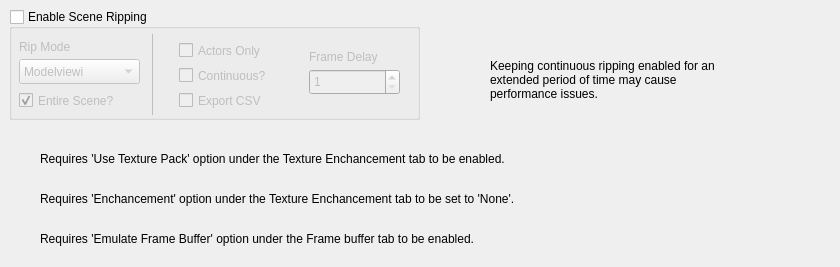
     <widget class="QWidget" name="ripperTab">
      <attribute name="title">
       <string>Scene Ripping</string>
      </attribute>
      <widget class="QGroupBox" name="ripperGroupBox">
       <property name="enabled">
        <bool>true</bool>
       </property>
       <property name="geometry">
        <rect>
         <x>9</x>
         <y>9</y>
         <width>411</width>
         <height>111</height>
        </rect>
       </property>
       <property name="sizePolicy">
        <sizepolicy hsizetype="Fixed" vsizetype="Fixed">
         <horstretch>0</horstretch>
         <verstretch>0</verstretch>
        </sizepolicy>
       </property>
       <property name="focusPolicy">
        <enum>Qt::StrongFocus</enum>
       </property>
       <property name="layoutDirection">
        <enum>Qt::LeftToRight</enum>
       </property>
       <property name="title">
        <string>Enable Scene Ripping</string>
       </property>
       <property name="checkable">
        <bool>true</bool>
       </property>
       <property name="checked">
        <bool>false</bool>
       </property>
       <widget class="QComboBox" name="ripperRipmodeComboBox">
        <property name="enabled">
         <bool>true</bool>
        </property>
        <property name="geometry">
         <rect>
          <x>10</x>
          <y>50</y>
          <width>121</width>
          <height>25</height>
         </rect>
        </property>
        <property name="editable">
         <bool>false</bool>
        </property>
        <item>
         <property name="text">
          <string>Modelviewi</string>
         </property>
        </item>
        <item>
         <property name="text">
          <string>0</string>
         </property>
        </item>
        <item>
         <property name="text">
          <string>1</string>
         </property>
        </item>
        <item>
         <property name="text">
          <string>2</string>
         </property>
        </item>
        <item>
         <property name="text">
          <string>3</string>
         </property>
        </item>
        <item>
         <property name="text">
          <string>4</string>
         </property>
        </item>
        <item>
         <property name="text">
          <string>5</string>
         </property>
        </item>
        <item>
         <property name="text">
          <string>6</string>
         </property>
        </item>
        <item>
         <property name="text">
          <string>7</string>
         </property>
        </item>
        <item>
         <property name="text">
          <string>8</string>
         </property>
        </item>
        <item>
         <property name="text">
          <string>9</string>
         </property>
        </item>
        <item>
         <property name="text">
          <string>10</string>
         </property>
        </item>
        <item>
         <property name="text">
          <string>11</string>
         </property>
        </item>
        <item>
         <property name="text">
          <string>12</string>
         </property>
        </item>
        <item>
         <property name="text">
          <string>13</string>
         </property>
        </item>
        <item>
         <property name="text">
          <string>14</string>
         </property>
        </item>
        <item>
         <property name="text">
          <string>15</string>
         </property>
        </item>
        <item>
         <property name="text">
          <string>16</string>
         </property>
        </item>
        <item>
         <property name="text">
          <string>17</string>
         </property>
        </item>
        <item>
         <property name="text">
          <string>18</string>
         </property>
        </item>
        <item>
         <property name="text">
          <string>19</string>
         </property>
        </item>
        <item>
         <property name="text">
          <string>20</string>
         </property>
        </item>
        <item>
         <property name="text">
          <string>21</string>
         </property>
        </item>
        <item>
         <property name="text">
          <string>22</string>
         </property>
        </item>
        <item>
         <property name="text">
          <string>23</string>
         </property>
        </item>
        <item>
         <property name="text">
          <string>24</string>
         </property>
        </item>
        <item>
         <property name="text">
          <string>25</string>
         </property>
        </item>
        <item>
         <property name="text">
          <string>26</string>
         </property>
        </item>
        <item>
         <property name="text">
          <string>27</string>
         </property>
        </item>
        <item>
         <property name="text">
          <string>28</string>
         </property>
        </item>
        <item>
         <property name="text">
          <string>29</string>
         </property>
        </item>
        <item>
         <property name="text">
          <string>30</string>
         </property>
        </item>
        <item>
         <property name="text">
          <string>31</string>
         </property>
        </item>
        <item>
         <property name="text">
          <string>Projection</string>
         </property>
        </item>
       </widget>
       <widget class="QCheckBox" name="ripperContinuousCheckBox">
        <property name="enabled">
         <bool>false</bool>
        </property>
        <property name="geometry">
         <rect>
          <x>170</x>
          <y>55</y>
          <width>111</width>
          <height>23</height>
         </rect>
        </property>
        <property name="text">
         <string>Continuous?</string>
        </property>
       </widget>
       <widget class="QLabel" name="rippperRipmodeLabel">
        <property name="enabled">
         <bool>true</bool>
        </property>
        <property name="geometry">
         <rect>
          <x>10</x>
          <y>30</y>
          <width>121</width>
          <height>17</height>
         </rect>
        </property>
        <property name="text">
         <string>Rip Mode</string>
        </property>
        <property name="textFormat">
         <enum>Qt::RichText</enum>
        </property>
       </widget>
       <widget class="QLabel" name="ripperContinuousLabel">
        <property name="enabled">
         <bool>false</bool>
        </property>
        <property name="geometry">
         <rect>
          <x>300</x>
          <y>40</y>
          <width>91</width>
          <height>17</height>
         </rect>
        </property>
        <property name="text">
         <string>Frame Delay</string>
        </property>
        <property name="textFormat">
         <enum>Qt::RichText</enum>
        </property>
       </widget>
       <widget class="Line" name="ripperLine">
        <property name="enabled">
         <bool>false</bool>
        </property>
        <property name="geometry">
         <rect>
          <x>133</x>
          <y>25</y>
          <width>20</width>
          <height>81</height>
         </rect>
        </property>
        <property name="frameShadow">
         <enum>QFrame::Plain</enum>
        </property>
        <property name="orientation">
         <enum>Qt::Vertical</enum>
        </property>
       </widget>
       <widget class="QCheckBox" name="ripperCSVExportCheckBox">
        <property name="enabled">
         <bool>true</bool>
        </property>
        <property name="geometry">
         <rect>
          <x>170</x>
          <y>80</y>
          <width>111</width>
          <height>23</height>
         </rect>
        </property>
        <property name="text">
         <string>Export CSV</string>
        </property>
       </widget>
       <widget class="QSpinBox" name="ripperSpinBox">
        <property name="enabled">
         <bool>false</bool>
        </property>
        <property name="geometry">
         <rect>
          <x>300</x>
          <y>60</y>
          <width>91</width>
          <height>26</height>
         </rect>
        </property>
        <property name="frame">
         <bool>true</bool>
        </property>
        <property name="readOnly">
         <bool>false</bool>
        </property>
        <property name="minimum">
         <number>1</number>
        </property>
        <property name="maximum">
         <number>1000</number>
        </property>
       </widget>
       <widget class="QCheckBox" name="ripperActorsOnlyCheckBox">
        <property name="enabled">
         <bool>true</bool>
        </property>
        <property name="geometry">
         <rect>
          <x>170</x>
          <y>30</y>
          <width>121</width>
          <height>23</height>
         </rect>
        </property>
        <property name="toolTip">
         <string>&lt;html&gt;&lt;head/&gt;&lt;body&gt;&lt;p&gt;When this option is enabled, the scene ripper will only export triangles of dynamic triangles/actors per rip.Useful for specific models in games without having the level geometry getting in the way.&lt;/p&gt;&lt;p&gt;Does not work as intended in every game. Some games exhibit no change with this option enabled.&lt;/p&gt;&lt;p&gt;[Recommended:&lt;span style=&quot; font-style:italic;&quot;&gt; Unchecked&lt;/span&gt;]&lt;/p&gt;&lt;/body&gt;&lt;/html&gt;</string>
        </property>
        <property name="text">
         <string>Actors Only</string>
        </property>
       </widget>
       <widget class="QCheckBox" name="ripperEntireSceneCheckBox">
        <property name="enabled">
         <bool>true</bool>
        </property>
        <property name="geometry">
         <rect>
          <x>10</x>
          <y>80</y>
          <width>121</width>
          <height>23</height>
         </rect>
        </property>
        <property name="toolTip">
         <string>&lt;html&gt;&lt;head/&gt;&lt;body&gt;&lt;p&gt;When this option is enabled, the scene ripper will attempt to rip all triangles of the level.&lt;/p&gt;&lt;p&gt;Culled/clipped triangles will be included in the scene rip.&lt;/p&gt;&lt;p&gt;[Recommended:&lt;span style=&quot; font-style:italic;&quot;&gt; Checked, unless you run into crashing issues.&lt;/span&gt;]&lt;/p&gt;&lt;/body&gt;&lt;/html&gt;</string>
        </property>
        <property name="text">
         <string>Entire Scene?</string>
        </property>
        <property name="checked">
         <bool>true</bool>
        </property>
       </widget>
      </widget>
      <widget class="QLabel" name="ripperInfoIcon1">
       <property name="geometry">
        <rect>
         <x>10</x>
         <y>140</y>
         <width>32</width>
         <height>38</height>
        </rect>
       </property>
       <property name="sizePolicy">
        <sizepolicy hsizetype="Fixed" vsizetype="Preferred">
         <horstretch>0</horstretch>
         <verstretch>0</verstretch>
        </sizepolicy>
       </property>
       <property name="text">
        <string notr="true">&lt;html&gt;&lt;head/&gt;&lt;body&gt;&lt;p&gt;&lt;img src=&quot;:/Info.ico&quot;/&gt;&lt;/p&gt;&lt;/body&gt;&lt;/html&gt;</string>
       </property>
      </widget>
      <widget class="QLabel" name="ripperInfoLabel1">
       <property name="geometry">
        <rect>
         <x>40</x>
         <y>140</y>
         <width>791</width>
         <height>38</height>
        </rect>
       </property>
       <property name="sizePolicy">
        <sizepolicy hsizetype="Maximum" vsizetype="Fixed">
         <horstretch>0</horstretch>
         <verstretch>0</verstretch>
        </sizepolicy>
       </property>
       <property name="text">
        <string>&lt;html&gt;&lt;head/&gt;&lt;body&gt;&lt;p&gt;Requires 'Use Texture Pack' option under the Texture Enchancement tab to be enabled.&lt;/p&gt;&lt;/body&gt;&lt;/html&gt;</string>
       </property>
       <property name="textFormat">
        <enum>Qt::RichText</enum>
       </property>
       <property name="scaledContents">
        <bool>false</bool>
       </property>
       <property name="wordWrap">
        <bool>true</bool>
       </property>
      </widget>
      <widget class="QLabel" name="ripperInfoLabel2">
       <property name="geometry">
        <rect>
         <x>40</x>
         <y>180</y>
         <width>791</width>
         <height>38</height>
        </rect>
       </property>
       <property name="sizePolicy">
        <sizepolicy hsizetype="Maximum" vsizetype="Fixed">
         <horstretch>0</horstretch>
         <verstretch>0</verstretch>
        </sizepolicy>
       </property>
       <property name="text">
        <string>&lt;html&gt;&lt;head/&gt;&lt;body&gt;&lt;p&gt;Requires 'Enchancement' option under the Texture Enchancement tab to be set to 'None'.&lt;/p&gt;&lt;/body&gt;&lt;/html&gt;</string>
       </property>
       <property name="textFormat">
        <enum>Qt::RichText</enum>
       </property>
       <property name="scaledContents">
        <bool>false</bool>
       </property>
       <property name="wordWrap">
        <bool>true</bool>
       </property>
      </widget>
      <widget class="QLabel" name="ripperInfoIcon2">
       <property name="geometry">
        <rect>
         <x>10</x>
         <y>180</y>
         <width>32</width>
         <height>38</height>
        </rect>
       </property>
       <property name="sizePolicy">
        <sizepolicy hsizetype="Fixed" vsizetype="Preferred">
         <horstretch>0</horstretch>
         <verstretch>0</verstretch>
        </sizepolicy>
       </property>
       <property name="text">
        <string notr="true">&lt;html&gt;&lt;head/&gt;&lt;body&gt;&lt;p&gt;&lt;img src=&quot;:/Info.ico&quot;/&gt;&lt;/p&gt;&lt;/body&gt;&lt;/html&gt;</string>
       </property>
      </widget>
      <widget class="QLabel" name="ripperWarningIcon">
       <property name="geometry">
        <rect>
         <x>440</x>
         <y>60</y>
         <width>32</width>
         <height>38</height>
        </rect>
       </property>
       <property name="sizePolicy">
        <sizepolicy hsizetype="Fixed" vsizetype="Preferred">
         <horstretch>0</horstretch>
         <verstretch>0</verstretch>
        </sizepolicy>
       </property>
       <property name="text">
        <string notr="true">&lt;html&gt;&lt;head/&gt;&lt;body&gt;&lt;p&gt;&lt;img src=&quot;:/Warning.ico&quot;/&gt;&lt;/p&gt;&lt;/body&gt;&lt;/html&gt;</string>
       </property>
      </widget>
      <widget class="QLabel" name="ripperWarningLabel">
       <property name="geometry">
        <rect>
         <x>490</x>
         <y>50</y>
         <width>241</width>
         <height>61</height>
        </rect>
       </property>
       <property name="sizePolicy">
        <sizepolicy hsizetype="Minimum" vsizetype="Fixed">
         <horstretch>0</horstretch>
         <verstretch>0</verstretch>
        </sizepolicy>
       </property>
       <property name="text">
        <string>&lt;html&gt;&lt;head/&gt;&lt;body&gt;&lt;p&gt;Keeping continuous ripping enabled for an extended period of time may cause performance issues.&lt;/p&gt;&lt;/body&gt;&lt;/html&gt;</string>
       </property>
       <property name="textFormat">
        <enum>Qt::RichText</enum>
       </property>
       <property name="scaledContents">
        <bool>false</bool>
       </property>
       <property name="wordWrap">
        <bool>true</bool>
       </property>
      </widget>
      <widget class="QLabel" name="ripperInfoLabel3">
       <property name="geometry">
        <rect>
         <x>40</x>
         <y>220</y>
         <width>791</width>
         <height>38</height>
        </rect>
       </property>
       <property name="sizePolicy">
        <sizepolicy hsizetype="Maximum" vsizetype="Fixed">
         <horstretch>0</horstretch>
         <verstretch>0</verstretch>
        </sizepolicy>
       </property>
       <property name="text">
        <string>&lt;html&gt;&lt;head/&gt;&lt;body&gt;&lt;p&gt;Requires 'Emulate Frame Buffer' option under the Frame buffer tab to be enabled.&lt;/p&gt;&lt;/body&gt;&lt;/html&gt;</string>
       </property>
       <property name="textFormat">
        <enum>Qt::RichText</enum>
       </property>
       <property name="scaledContents">
        <bool>false</bool>
       </property>
       <property name="wordWrap">
        <bool>true</bool>
       </property>
      </widget>
      <widget class="QLabel" name="ripperInfoIcon3">
       <property name="geometry">
        <rect>
         <x>10</x>
         <y>220</y>
         <width>32</width>
         <height>38</height>
        </rect>
       </property>
       <property name="sizePolicy">
        <sizepolicy hsizetype="Fixed" vsizetype="Preferred">
         <horstretch>0</horstretch>
         <verstretch>0</verstretch>
        </sizepolicy>
       </property>
       <property name="text">
        <string notr="true">&lt;html&gt;&lt;head/&gt;&lt;body&gt;&lt;p&gt;&lt;img src=&quot;:/Info.ico&quot;/&gt;&lt;/p&gt;&lt;/body&gt;&lt;/html&gt;</string>
       </property>
      </widget>
     </widget>
